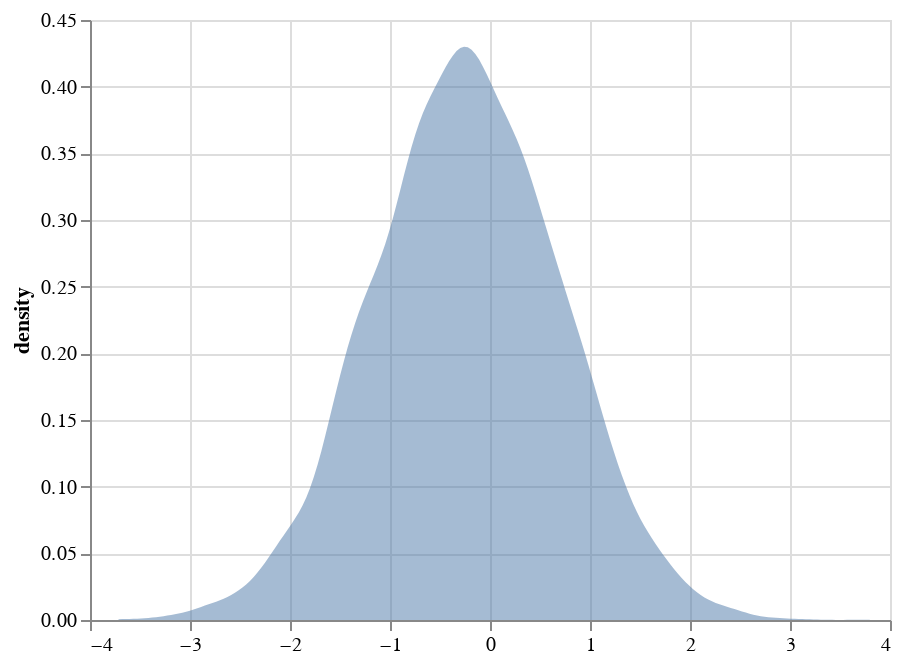

The code cell stored with this chart in its notebook:
### Code cell
laplace_pdf = alt.Chart(df).transform_fold(
        ['value']
        ).transform_density(
            density='value',
        ).mark_area(opacity=0.5).encode(
            alt.X('value:Q', title=None),
            alt.Y('density:Q')
)
laplace_pdf

### Figure 1 — Vega-Lite specification as saved in the notebook (floating-point values rounded to 4 significant figures; data arrays with more than 128 entries replaced by an {"elided": "..."} marker saying what was removed)
{"config": {"view": {"continuousWidth": 400, "continuousHeight": 300}}, "data": {"name": "data-930a9c269a02e4ddf0ff755da3e5e139"}, "mark": {"type": "area", "opacity": 0.5}, "encoding": {"x": {"type": "quantitative", "field": "value", "title": null}, "y": {"type": "quantitative", "field": "density"}}, "transform": [{"fold": ["value"]}, {"density": "value"}], "$schema": "https://vega.github.io/schema/vega-lite/v4.8.1.json", "datasets": {"data-930a9c269a02e4ddf0ff755da3e5e139": {"elided": "10000 records"}}}
